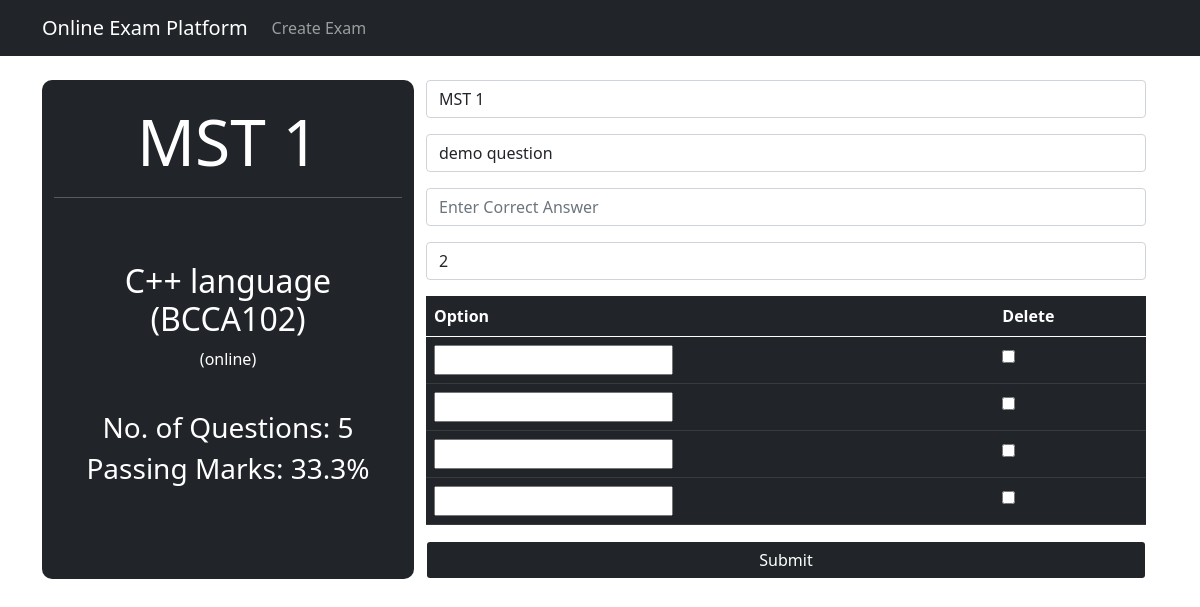
/exams/2/questions/create (signed in), run on the app's committed database.
### exams/models.py (models this page shows, shortened)
class Exam(models.Model):
    created_at = models.DateTimeField(auto_now_add=True)
    title = models.CharField(max_length=255)
    status = models.CharField(max_length=255, choices=EXAM_STATUS_CHOICE, default='offline')
    subject = models.ForeignKey(Subject, on_delete=models.CASCADE, related_name='subject')
    num_questions = models.IntegerField()
    passing_marks = models.FloatField()
    def __str__(self):
        return self.title

class Subject(models.Model):
    subject_code = models.CharField(max_length=255, primary_key=True)
    name = models.CharField(max_length=255)

### exams/views.py (the view, shortened to what this page needs)
# urls.py: path('<int:pk>/questions/create', CreateQuestionsView.as_view(), name='create_questions'),
class CreateQuestionsView(CreateView):
    model = Question
    fields = '__all__'
    template_name = 'create_questions.html'
    def get_context_data(self, **kwargs):
        data = super(CreateQuestionsView, self).get_context_data(**kwargs)
        data['exam'] = Exam.objects.get(id=self.kwargs['pk'])
        if self.request.POST:
            data['question'] = CreateQuestionsFormSet(self.request.POST)
        else:
            data['question'] = CreateQuestionsFormSet()
        return data

### exams/templates/create_questions.html (shortened to what this page needs)
{% extends 'base.html' %}
{% block content %}
<form action="" method="post">
    <br>
    <div class="container">
        <div class="row">
            <div class="col-md-4 text-white text-center bg-dark" style="border-radius: 10px;">
                <br>
                <h1 class="display-3">{{ exam.title }}</h1>
                <hr>
                <br><br>
                <h2>{{ exam.subject.name }} ({{ exam.subject.subject_code }})</h2>
                {% if exam.status == 'offline' %}
                    <p>(Currently {{exam.status}})</p>
                {% else %}
                    <p>({{exam.status}})</p>
                {% endif %}
                <br>
                <h3>No. of Questions: {{ exam.num_questions }}</h3>
                <h3>Passing Marks: {{ exam.passing_marks }}%</h3>
                <br>
            </div>
            <div class="col-md-8">
                <div class="form">
                    {{ form.as_p }}
                </div>
                <div class="table-responsive">
                    <table class="table table-dark">
                        {% for form in question.forms %}
                            {% if forloop.first %}
                                <thead>
                                <tr>
                                    {% for field in form.visible_fields %}
                                        <th>{{ field.label|capfirst }}</th>
                                    {% endfor %}
                                </tr>
                                </thead>
                            {% endif %}
                            <tr class="{% cycle row1 row2 %} formset_row">
                                {% for field in form.visible_fields %}
                                    <td>
                                        {{ field }}
                                    </td>
                                {% endfor %}
                            </tr>
                        {% endfor %}
                    </table>
                </div>
                <button type='submit' class='btn bg-dark text-white form-control'>Submit</button>
            </form>
            </div>
{% endblock %}

### data on the page
Exam: title "MST 1", subject.name "C++ language", subject.subject_code "BCCA102", status "online", num_questions "5", passing_marks "33.3"

### other printed values
{{ field.label|capfirst }} "Option" "Delete"
